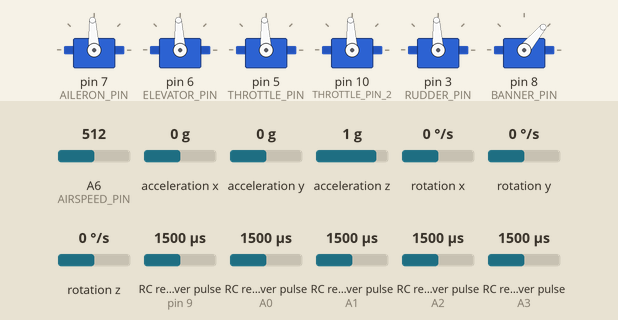
Recording of a sketch running on a simulated Arduino Nano, built with avr-gcc and run on an emulated ATmega328P. Parts: 6 × servo. Wiring (inferred from the names in the program): 5 × RC receiver channel: data pin 9 / data A0 / data A1 / data A2 / data A3. The inputs (shaded band) are chosen by the test bench; at power-on: RC receiver pulse (sensors on pin 9, A0, A1, A2, A3) 1500 µs, A6 (AIRSPEED_PIN) = 512, acceleration x 0 g, acceleration y 0 g, acceleration z 1 g, rotation x 0 °/s, rotation y 0 °/s, rotation z 0 °/s. Storage starts empty.

Above: at 1.2 s.
1.3 s: RC receiver pulse (sensor on pin 9) set to 1020 µs
At 2.16 s:
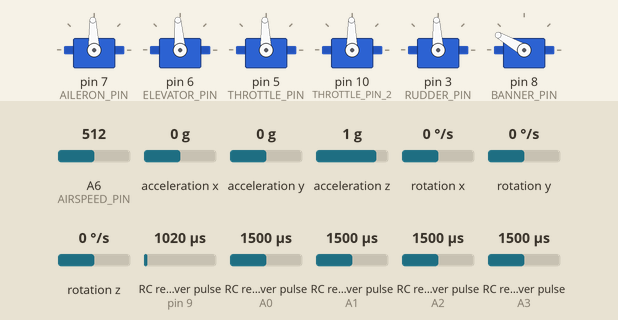
4.3 s: RC receiver pulse (sensor on A0) set to 1020 µs
At 4.78 s:
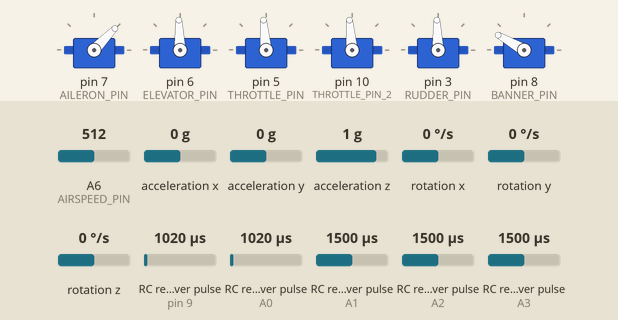
7.3 s: RC receiver pulse (sensor on A1) set to 1020 µs
At 7.65 s:
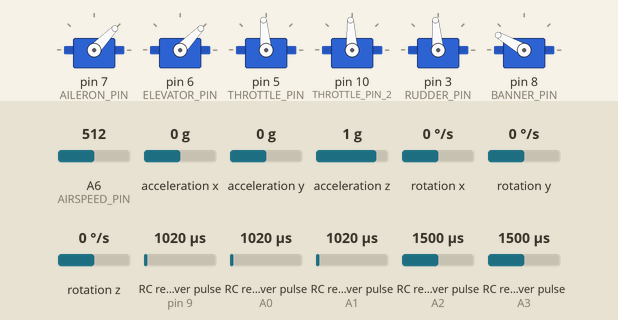
10.3 s: RC receiver pulse (sensor on A2) set to 1020 µs
13.3 s: RC receiver pulse (sensor on A3) set to 1020 µs
Timing chart, 0 to 17.3 s (numbered marks = the images above; inputs shaded):
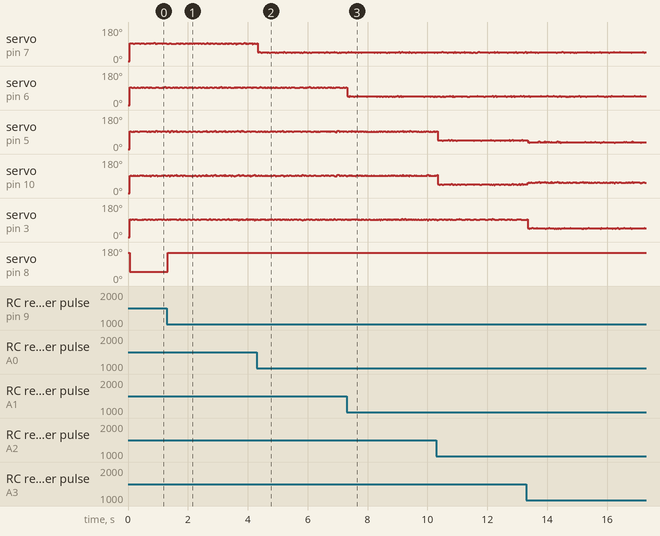

Measured:
- after the input at 1.3 s, servo on pin 8 (BANNER_PIN): 50° → 150° at once

The sketch:

Avionics_Code_3_14.ino
```cpp
#include <EnableInterrupt.h>
#include <Servo.h>
#include <I2Cdev.h>
#include <MPU6050.h>
#include <SPI.h>
#include <SD.h>
#include <Wire.h>

File data;

#define RC_NUM_CHANNELS  5

#define RC_CH1  0
#define RC_CH2  1
#define RC_CH3  2
#define RC_CH4  3
#define RC_CH5  4

#define RC_CH1_INPUT  A0
#define RC_CH2_INPUT  A1
#define RC_CH3_INPUT  A2
#define RC_CH4_INPUT  A3
#define RC_CH5_INPUT  9

#define AILERON_PIN 7
#define ELEVATOR_PIN 6
#define THROTTLE_PIN 5
#define THROTTLE_PIN_2 10
#define RUDDER_PIN 3
#define BANNER_PIN 8
#define AIRSPEED_PIN A6

// values for banner release
#define REST 0
#define DEPLOY 50
#define RELEASE 150
uint16_t banner_microseconds;

// percent change for differential thrust
#define PERCENT_CHANGE .1

// Servos for controls
Servo servoAileron;
Servo servoElevator;
Servo servoThrottle;
Servo ServoThrottleRight;
Servo servoRudder;
Servo servoBanner;

// values for interrupts
uint16_t rc_values[RC_NUM_CHANNELS];
uint32_t rc_start[RC_NUM_CHANNELS];
volatile uint16_t rc_shared[RC_NUM_CHANNELS];

// values for airspeed
#define V_0 5.0
#define rho 1.204

// parameter for time management of airspeed reading
int mod_count = 0;

// parameters for averaging
int offset = 0;
#define offset_size 10
#define veloc_mean_size 10
#define zero_span 2

// values for MPU
MPU6050 accelgyro;
int16_t ax, ay, az, gx, gy, gz;

// values for dif. thrust
static int thrust;
static int rudder;
static float percent_thrust_change;
static int thrust_left;
static int thrust_right;


void setup() {
  // initialize SD card reader
  SD.begin(4);
  data = SD.open("data.csv", FILE_WRITE);
  if (data) {
    //Serial.println("Connected Successfully");
    data.println("time,ax,ay,az,gx,gy,gz,airspeed");
  }
  data.close();

  // initialize MPU
  #if I2CDEV_IMPLEMENTATION == I2CDEV_ARDUINO_WIRE
      Wire.begin();
  #elif I2CDEV_IMPLEMENTATION == I2CDEV_BUILTIN_FASTWIRE
      Fastwire::setup(400, true);
  #endif
  accelgyro.initialize();

  // set pins
  pinMode(RC_CH1_INPUT, INPUT);
  pinMode(RC_CH2_INPUT, INPUT);
  pinMode(RC_CH3_INPUT, INPUT);
  pinMode(RC_CH4_INPUT, INPUT);
  pinMode(RC_CH5_INPUT, INPUT);

  // establish interrupts
  enableInterrupt(RC_CH1_INPUT, calc_ch1, CHANGE);
  enableInterrupt(RC_CH2_INPUT, calc_ch2, CHANGE);
  enableInterrupt(RC_CH3_INPUT, calc_ch3, CHANGE);
  enableInterrupt(RC_CH4_INPUT, calc_ch4, CHANGE);
  enableInterrupt(RC_CH5_INPUT, calc_ch5, CHANGE);

  // attach servos
  servoAileron.attach(AILERON_PIN);
  servoElevator.attach(ELEVATOR_PIN);
  servoThrottle.attach(THROTTLE_PIN);
  ServoThrottleRight.attach(THROTTLE_PIN_2);
  servoRudder.attach(RUDDER_PIN);
  servoBanner.attach(BANNER_PIN);

  // set up airspeed
  for (int ii = 0; ii < offset_size; ii++) {
    offset += analogRead(AIRSPEED_PIN) - (1023 / 2);

  }
  offset /= offset_size;
}

void loop() {
  rc_read_values();

  // implement differential thrust
  thrust = (int)(rc_values[RC_CH3]);
  rudder = (int)(rc_values[RC_CH4]);
  percent_thrust_change = (rudder - 1492) / (500 / PERCENT_CHANGE);
  thrust_left = (int)(thrust * (1 + percent_thrust_change));
  thrust_right = (int)(thrust * (1 - percent_thrust_change));

  // implement data collection from MPU
  servoAileron.writeMicroseconds(rc_values[RC_CH1]);
  servoElevator.writeMicroseconds(rc_values[RC_CH2]);
  servoThrottle.writeMicroseconds(thrust_left);
  ServoThrottleRight.writeMicroseconds(thrust_right);
  servoRudder.writeMicroseconds(rc_values[RC_CH4]);
  banner_microseconds = rc_values[RC_CH5];

  if (banner_microseconds > 1700) {
    servoBanner.write(REST);
  } else if (banner_microseconds > 1200) {
    servoBanner.write(DEPLOY);
  } else {
    servoBanner.write(RELEASE);
  }
  // records data every half second, change to 1000 for every second
  if (millis() > mod_count * 500) {
    read_data_and_record();
    mod_count++;
  }

}

// updates rc values
void rc_read_values() {
  noInterrupts();
  memcpy(rc_values, (const void *)rc_shared, sizeof(rc_shared));
  interrupts();
}

void read_data_and_record() {
  read_mpu_and_record();
  read_airspeed_and_record();
}

void read_mpu_and_record() {
  accelgyro.getAcceleration(&ax, &ay, &az);
  accelgyro.getRotation(&gx, &gy, &gz);
  data = SD.open("data.csv", FILE_WRITE);
  if (data) {
    data.print(mod_count); data.print(",");
    data.print(ax); data.print(",");
    data.print(ay); data.print(",");
    data.print(az); data.print(",");
    data.print(gx); data.print(",");
    data.print(gy); data.print(",");
    data.print(gz); data.print(",");
  }
  data.close();
}

void read_airspeed_and_record() {
  float adc_avg = 0;
  float veloc = 0.0;

  //average a few for stability
  for (int ii = 0; ii < veloc_mean_size; ii++) {
    adc_avg += analogRead(AIRSPEED_PIN) - offset;
  }
  adc_avg /= veloc_mean_size;

  // make sure if the ADC reads below 512, then we equate it to a negative velocity
  if (adc_avg > 512 - zero_span and adc_avg < 512 + zero_span){
  } else {
    if (adc_avg < 512){
      veloc = -sqrt((-10000.0 * ((adc_avg / 1023.0) - 0.5)) / rho);
    } else{
      veloc = sqrt((10000.0 * ((adc_avg / 1023.0) - 0.5)) / rho);
    }
  }
  data = SD.open("data.csv", FILE_WRITE);
  if (data) {
    //Serial.print(mod_count);
    //Serial.print(",");

    if (veloc < 0) {
      //Serial.println(0.00);
      data.println(0.00);
    } else {
      //Serial.println(veloc);
      data.println(veloc * 2.237);
    }
  }
  data.close();
}

// ISRs
void calc_ch1() { calc_input(RC_CH1, RC_CH1_INPUT); }
void calc_ch2() { calc_input(RC_CH2, RC_CH2_INPUT); }
void calc_ch3() { calc_input(RC_CH3, RC_CH3_INPUT); }
void calc_ch4() { calc_input(RC_CH4, RC_CH4_INPUT); }
void calc_ch5() { calc_input(RC_CH5, RC_CH5_INPUT); }

// generic Interrupt Service Routine
void calc_input(uint8_t channel, uint8_t input_pin) {
  if (digitalRead(input_pin) == HIGH) {
    rc_start[channel] = micros();
  } else {
    uint16_t rc_compare = (uint16_t)(micros() - rc_start[channel]);
    rc_shared[channel] = rc_compare;
  }
}
```
